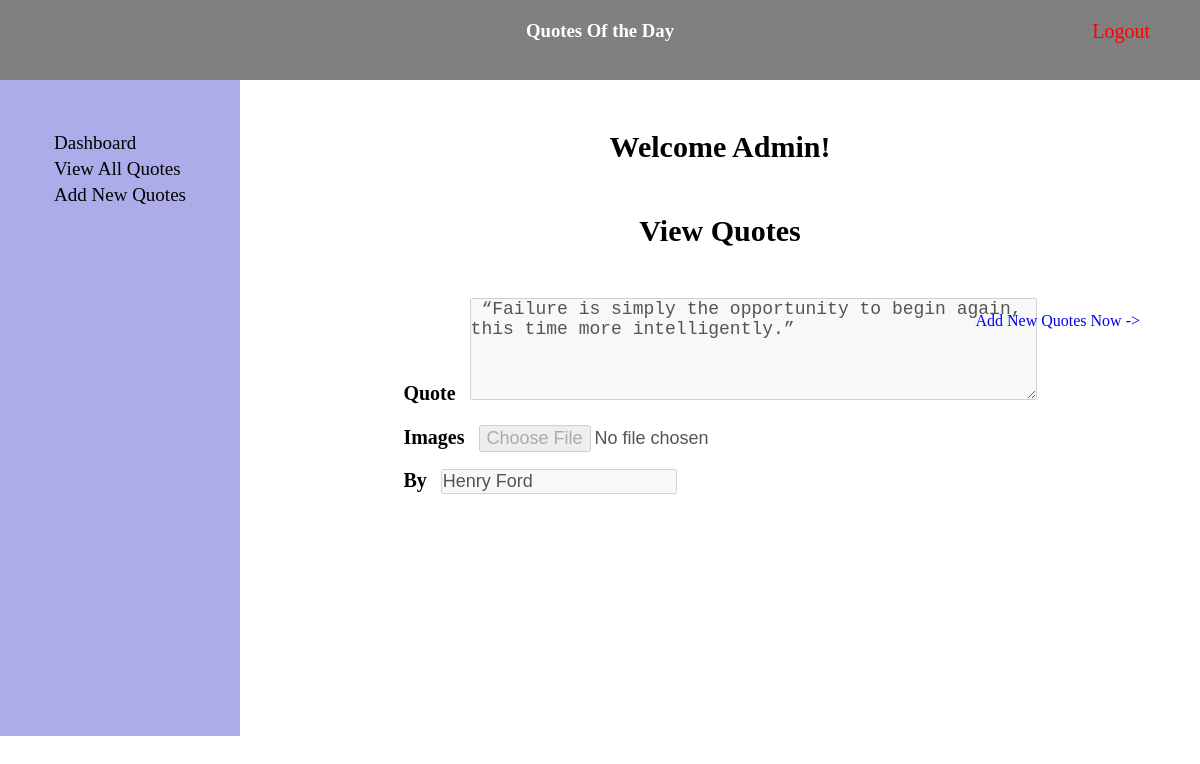
Screenshot of /admin/view.php?id=17 (signed in) with the database file from the repository.
### tables this page shows
CREATE TABLE `quote_table` (
  `id` int(11) NOT NULL,
  `quotes` text NOT NULL,
  `images` varchar(200) NOT NULL,
  `quote_by` varchar(200) NOT NULL
);

### admin/view.php (the view, shortened to what this page needs)
<?php
require "./includes/top.php";
if(isset($_GET['id']) && !empty($_GET['id'])){
    if($conn){
      $id=mysqli_real_escape_string($conn,$_GET['id']);
      $result=mysqli_query($conn,"SELECT * FROM `quote_table` WHERE id='$id';");
      if(mysqli_num_rows($result)>0){
        $data=mysqli_fetch_assoc($result);
        $quotes=$data['quotes'];
        $quote_by=$data['quote_by'];
      }
      else{
        header("location:view_all_quotes.php");
      }
    }
  }
?>
<h2>View Quotes</h2>
<div class="addNewQuotes">
    <form method="post" enctype="multipart/form-data">
    <label for="quote">Quote</label>
    <textarea disabled   name="quote" id="quote" cols="50" rows="5"><?php echo$quotes?></textarea>
    <br>
    <label for="image">Images</label>
    <input accept="image/*" disabled  type="file" name="image" id="image">
    <br>
    <label for="writtenBy">By</label>
    <input disabled  type="text" value="<?php echo$quote_by?>" name="writtenBy" id="writtenBy">
    <br>
    </form>
</div>
<?php
  include "./includes/footer.php";
  ?>

### admin/style/style.css (style rules this page uses)
* { box-sizing: border-box; margin: 0; padding: 0; }
.dashboard .main .admin h2 { font-size: 30px; margin-bottom: 50px; }
.addNewQuotes label { font-size: 20px; font-weight: 900; display: inline-block; margin-bottom: 20px; }
.addNewQuotes input,textarea { font-size: 18px; margin-left: 10px; }
.addNewQuotes { text-align: left; }

### rows the page displays
quote_table: quote "“Failure is simply the opportunity to begin again, this time more intelligently.”", writtenBy "Henry Ford"
